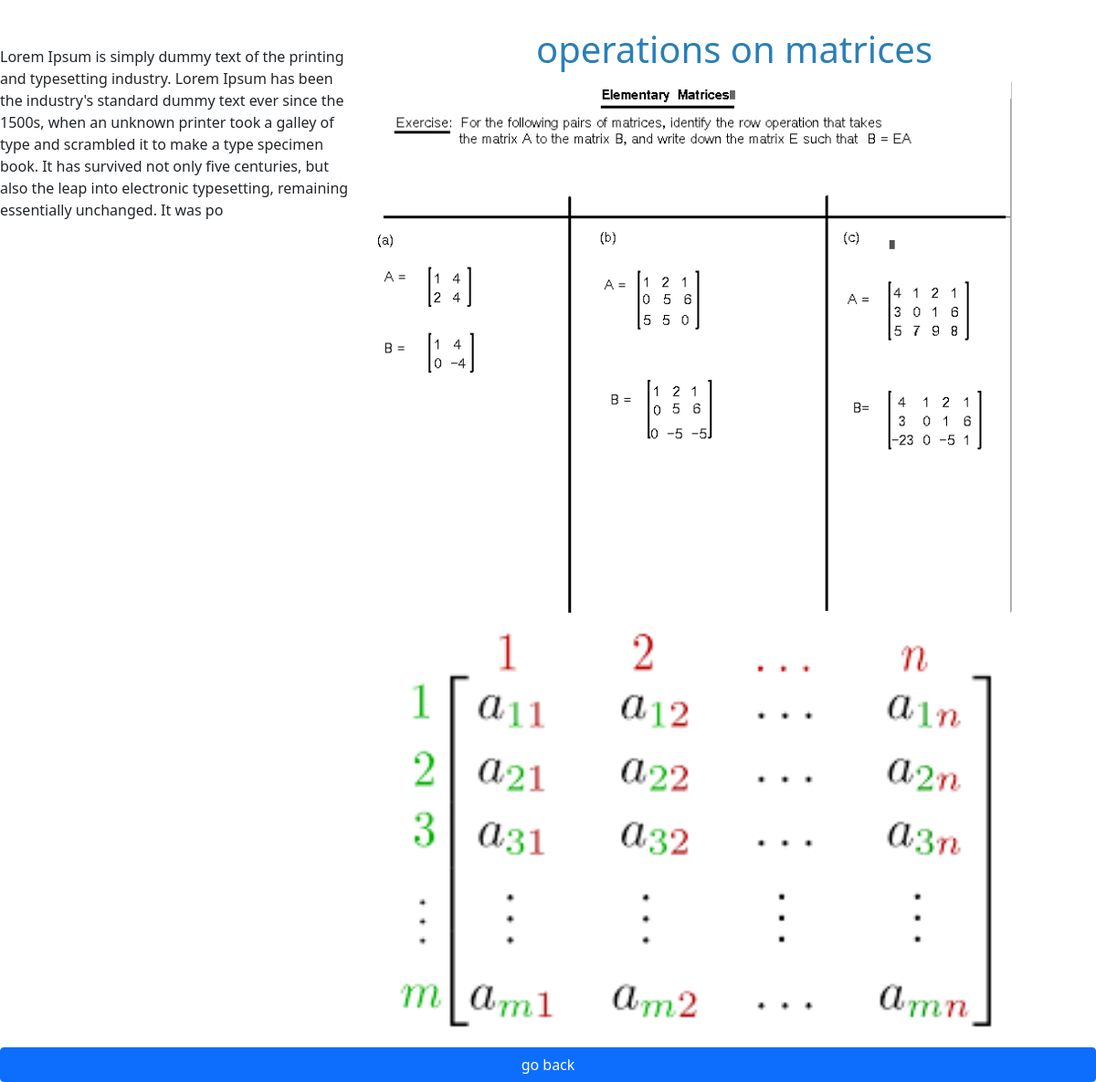
Page /homework/3/ on the committed database.
### home/models.py (models this page shows, shortened)
class allhomeworks(models.Model):
    title = models.CharField(verbose_name=_("homework title"), max_length=50)
    date = models.DateTimeField(auto_now_add=True , auto_now=False)
    desc = models.TextField(verbose_name=_("Description"))
    image = models.ImageField(default='default.jpg')
    img1 = models.ImageField(_("exercice"), null=True)
    img2 = models.ImageField(_("solution"), null=True)
    class Meta:
        verbose_name = _("homework")

### home/views.py (the view)
# urls.py: path('homework/',views.homeworks, name="homeworks"),
def homework(request, id):
    homeworkz= get_object_or_404(allhomeworks, id=id)
    content={
        'homework': homeworkz,
    }
    return render(request, 'home/homework.html',content)

### home/templates/home/homework.html
{% extends 'home/base.html' %}
{% load static %}
{% block content %}
<section class="homeright">
    <div class="row">
        <div class="col-6 col-md-4">
            {{ homework.desc }}
        </div>
        <div class="col-md-8">
            <div class="hereis">
                <h1>{{ homework.title }}</h1>
            </div>
            <div class="row row-cols-1 row-cols-md-2 g-4">
            <div class="col">
                <img src="{{ homework.img1.url }}" class="card-img homim" alt="...">
                <img src="{{ homework.img2.url }}" class="card-img homim" alt="...">
            </div>
        </div>
      </div>
</section>
<div class="d-grid gap-2">
    <button class="btn btn-primary" type="button"><a href="/">go back</a></button>
</div>
{% endblock content %}

### static/style.css (style rules this page uses)
* { margin: 0; padding: 0; }
a { text-decoration: none; color: white; }
.hereis { color: #297fb8; font-family: 'Segoe UI', Tahoma, Geneva, Verdana, sans-serif; font-size: 30px; text-align: center; margin-top: -20px; margin-bottom: 10px; }
.homim { width: 700px }
.homeright { margin-top: 50px; }

### rows in the picture
allhomeworks: desc "Lorem Ipsum is simply dummy text of the printing and typesetting industry. Lorem Ipsum has been the industry's standard dummy text ever since the 1500s, when an unknown printer took a galley of type and scrambled it to make a type specimen book. It has survived not only five centuries, but also the leap into electronic typesetting, remaining essentially unchanged. It was po", title "operations on matrices", img1 (picture), img2 (picture)
